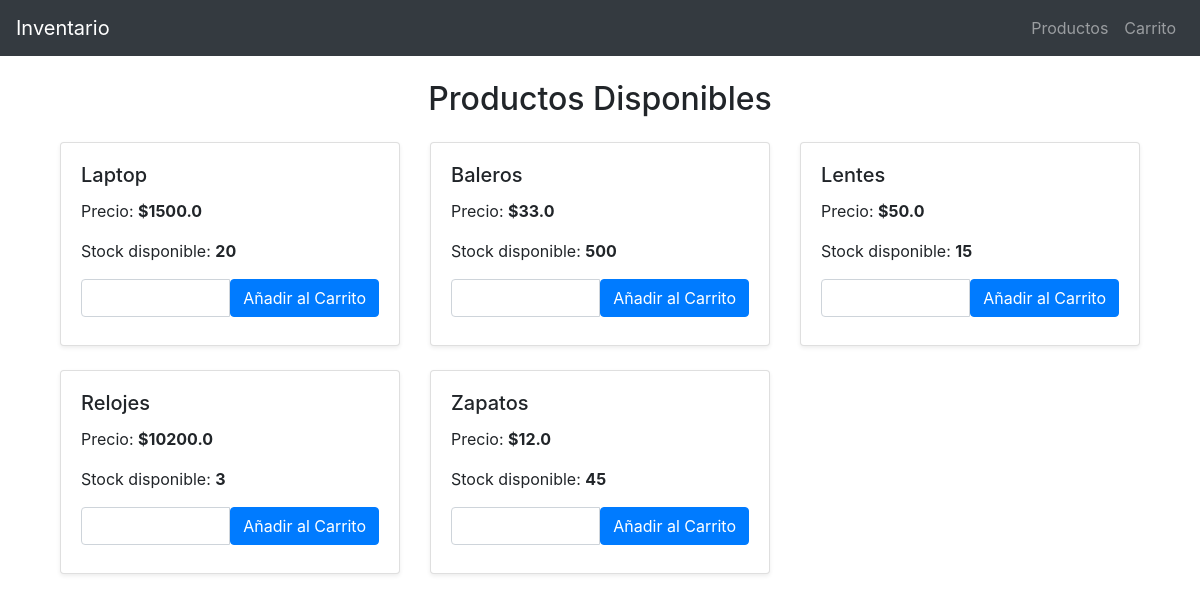
Before: /productos with the older database file.
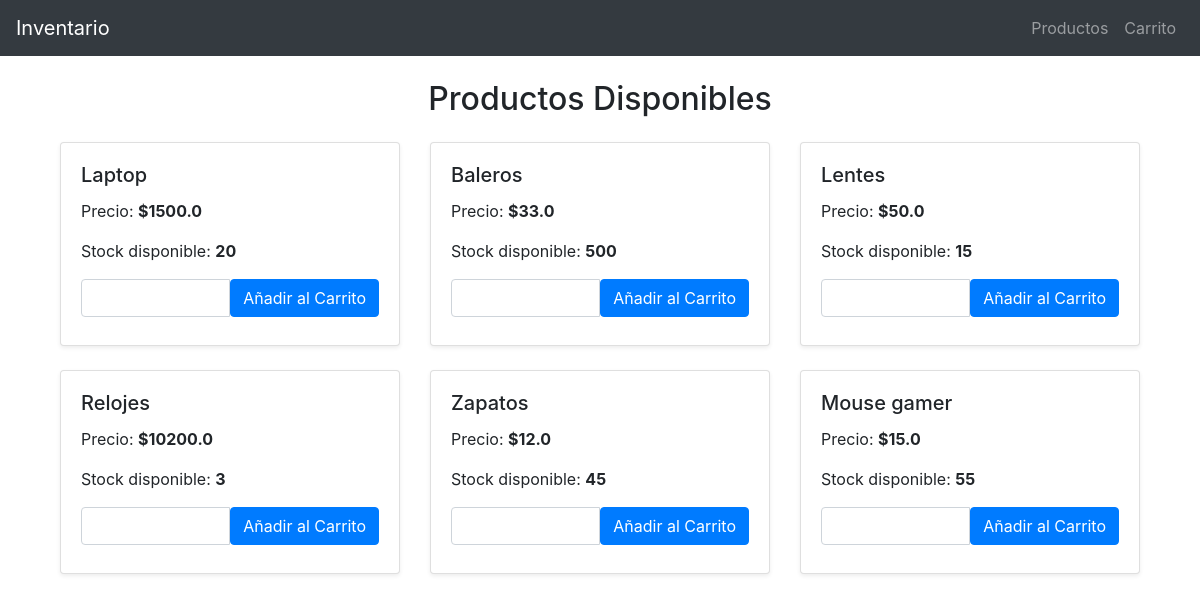
After: the same page with the newer database file.
### tables this page shows
CREATE TABLE productos (
            id INTEGER PRIMARY KEY AUTOINCREMENT,
            nombre TEXT UNIQUE NOT NULL,
            descripcion TEXT,
            cantidad INTEGER NOT NULL CHECK (cantidad >= 0),
            precio REAL NOT NULL CHECK (precio >= 0)
        );

### app.py (the view)
@app.route('/productos')
def mostrar_productos():
    productos = listar_productos()
    return render_template('productos.html', productos=productos)

### database.py (called while the page is built)
def connect_db():
    conn = sqlite3.connect(DB_NAME)
    cursor = conn.cursor()
    return conn, cursor

def listar_productos():
    conn, cursor = connect_db()
    cursor.execute("SELECT * FROM productos")
    productos = cursor.fetchall()
    conn.close()
    if productos:
        return productos
    else:
        print("No hay productos en el inventario.")

### templates/productos.html
{% extends 'base.html' %}
{% block content %}
<div class="container mt-4">
    <h2 class="mb-4 text-center">Productos Disponibles</h2>
    <div class="row">
        {% for producto in productos %}
        <div class="col-md-4 mb-4">
            <div class="card h-100 shadow-sm">
                <div class="card-body">
                    <h5 class="card-title">{{ producto[1] }}</h5>
                    <p class="card-text">Precio: <strong>${{ producto[4] }}</strong></p>
                    <p class="card-text">Stock disponible: <strong>{{ producto[3] }}</strong></p>
                    <form action="{{ url_for('agregar_al_carrito', id_producto=producto[0]) }}" method="POST">
                        <div class="input-group mb-2">
                            <input type="number" name="cantidad" class="form-control" min="1" max="{{ producto[3] }}" required>
                            <button type="submit" class="btn btn-primary">Añadir al Carrito</button>
                        </div>
                    </form>
                </div>
            </div>
        </div>
        {% endfor %}
    </div>
</div>
{% endblock %}

Changed rows visible on the page:
added productos: nombre "Mouse gamer", precio "15.0", cantidad "55"
